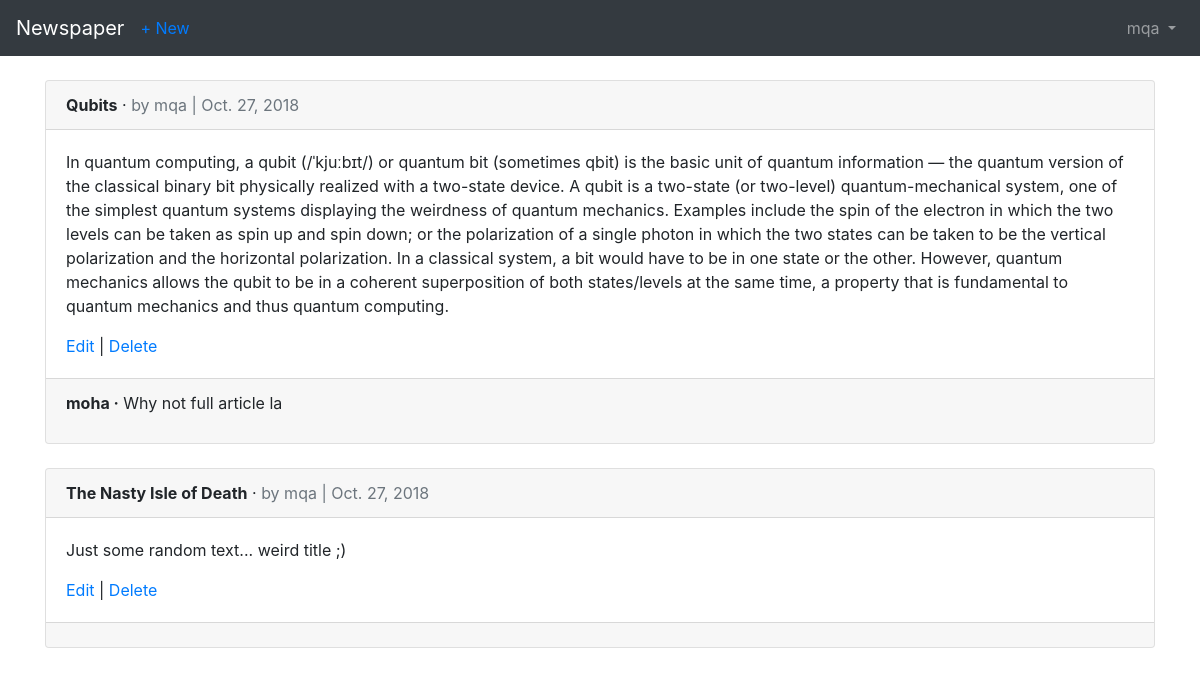
The page /articles/ (signed in) on the database its author committed.
### users/models.py (models this page shows)
class CustomUser(AbstractUser):
    age = models.PositiveIntegerField(null=True, blank=True)

### articles/models.py (models this page shows, shortened)
class Article(models.Model):
    title = models.CharField(max_length=255)
    body = models.TextField()
    date = models.DateField(auto_now_add=True)
    author = models.ForeignKey(get_user_model(), on_delete=models.CASCADE)

class Comment(models.Model):
    article = models.ForeignKey(
        Article,
        on_delete=models.CASCADE,
        related_name='comments',
    )
    comment = models.CharField(max_length=140)
    author = models.ForeignKey(
        get_user_model(),
        on_delete=models.CASCADE,
    )
    def __str__(self):
        return self.comment

### articles/views.py (the view)
# urls.py: path('', ArticleListView.as_view(), name='article_list'),
class ArticleListView(LoginRequiredMixin, ListView):
    model = Article
    template_name = 'article_list.html'
    login_url = 'login'

### templates/article_list.html (shortened to what this page needs)
{% extends 'base.html' %}
{% block content %}
{% for article in object_list %}
<div class="card">
    <div class="card-header">
        <span class="font-weight-bold">{{ article.title }}</span> &middot;
        <span class="text-muted">by {{ article.author }} |
            {{ article.date }}</span>
    </div>
    <div class="card-body">
        <p>{{ article.body }}</p>
        <a href="{% url 'article_edit' article.pk %}">Edit</a> |
        <a href="{% url 'article_delete' article.pk %}">Delete</a>
    </div>
    <div class="card-footer">
        {% for comment in article.comments.all %}
        <p>
            <span class="font-weight-bold">{{ comment.author }} &middot;</span>
            {{ comment }}
        </p>
        {% endfor %}
    </div>
</div>
<br />
{% endfor %}
{% endblock content %}

### templates/base.html (shortened to what this page needs)
<!doctype html>
<html lang="en">
<head>
    <link rel="stylesheet" href="https://stackpath.bootstrapcdn.com/bootstrap/4.1.3/css/bootstrap.min.css"
>
</head>
<body>
    <nav class="navbar navbar-expand-md navbar-dark bg-dark mb-4">
        <a class="navbar-brand" href="{% url 'home' %}">Newspaper</a>
        {% if user.is_authenticated %}
        <ul class="navbar-nav mr-auto">
            <li class="nav-item"><a href="{% url 'article_new' %}">+ New</a></li>
        </ul>
        {% endif %}
        <div class="collapse navbar-collapse" id="navbarCollapse">
            {% if user.is_authenticated %}
            <ul class="navbar-nav ml-auto">
                <li class="nav-item">
                    <a class="nav-link dropdown-toggle" href="#" id="userMenu" \ data-toggle="dropdown" aria-haspopup="true"
                        aria-expanded\="false">
                        {{ user.username }}
                    </a>
                </li>
            </ul>
            {% endif %}
        </div>
    </nav>
    <div class="container">
        {% block content %}
        {% endblock content %}
    </div>
</body>
</html>

### rows shown on the page
CustomUser: username "mqa"
Article: title "Qubits", author "mqa", date "Oct. 27, 2018", body "In quantum computing, a qubit (/ˈkjuːbɪt/) or quantum bit (sometimes qbit) is the basic unit of quantum information — the quantum version of the classical binary bit physically realized with a two-state device. A qubit is a two-state (or two-level) quantum-mechanical system, one of the simplest quantum systems displaying the weirdness of quantum mechanics. Examples include the spin of the electron in which the two levels can be taken as spin up and spin down; or the polarization of a single photon in which the two states can be taken to be the vertical polarization and the horizontal polarization. In a classical system, a bit would have to be in one state or the other. However, quantum…"
Comment: author "moha", comment "Why not full article la"
Article: title "The Nasty Isle of Death", author "mqa", date "Oct. 27, 2018", body "Just some random text... weird title ;)"
